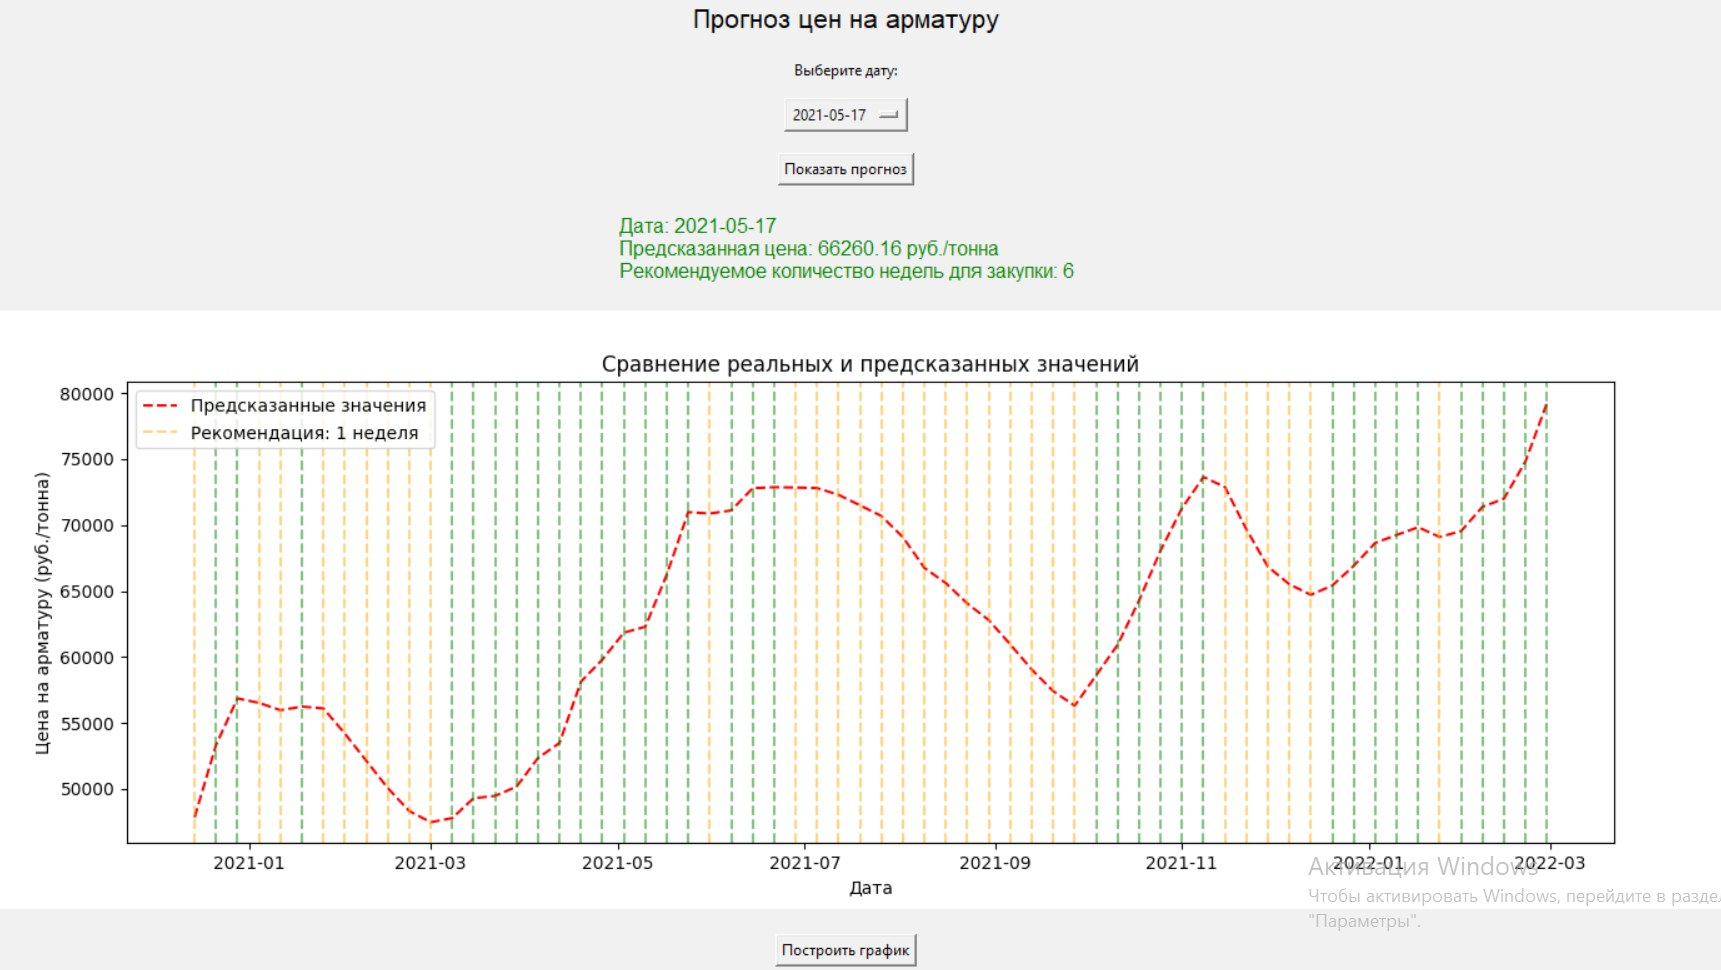

Write the Python code that produced this figure.
import tkinter as tk
from tkinter import messagebox
import pandas as pd
import numpy as np
import matplotlib.pyplot as plt
from matplotlib.backends.backend_tkagg import FigureCanvasTkAgg

# Функция для загрузки данных
def load_data():
    try:
        # Загрузка данных из CSV-файла
        data = pd.read_csv("catboost_prediction.csv")
        data['Дата'] = pd.to_datetime(data['Дата'])  # Преобразование столбца 'Дата' в формат datetime

        # Переименуем столбцы для удобства
        data.rename(columns={'Предсказанные значения': 'predicted_price'}, inplace=True)

        # Добавляем столбец "recommended_weeks"
        data["recommended_weeks"] = np.where(
            data["predicted_price"] > data["predicted_price"].shift(1),
            6,
            1
        )

        return data
    except FileNotFoundError:
        messagebox.showerror("Ошибка", "Файл 'catboost_predictions.csv' не найден.")
        return None
    except Exception as e:
        messagebox.showerror("Ошибка", f"Не удалось загрузить данные: {e}")
        return None

# Функция для отображения прогноза
def show_forecast():
    selected_date = date_var.get()
    if not selected_date:
        messagebox.showerror("Ошибка", "Выберите дату.")
        return

    try:
        # Поиск данных для выбранной даты
        selected_data = data[data['Дата'] == pd.to_datetime(selected_date)]
        if selected_data.empty:
            messagebox.showerror("Ошибка", "Данные для выбранной даты отсутствуют.")
            return

        
        predicted_value = selected_data['predicted_price'].values[0]
        recommended_weeks = selected_data['recommended_weeks'].values[0]

        result_label.config(
            text=f"Дата: {selected_date}\n"
                 
                 f"Предсказанная цена: {predicted_value:.2f} руб./тонна\n"
                 f"Рекомендуемое количество недель для закупки: {recommended_weeks}"
        )
    except Exception as e:
        messagebox.showerror("Ошибка", f"Ошибка при поиске прогноза: {e}")

# Функция для построения графика
def plot_forecast():
    global data

    if data is None:
        messagebox.showerror("Ошибка", "Данные не загружены.")
        return

    # Создание графика
    fig, ax = plt.subplots(figsize=(8, 4))
    
    ax.plot(data['Дата'], data['predicted_price'], label='Предсказанные значения', color='red', linestyle='--')

    # Выделение рекомендаций на графике
    for i, row in data.iterrows():
        if row['recommended_weeks'] == 6:
            ax.axvline(row['Дата'], color='green', linestyle='--', alpha=0.5, label='Рекомендация: 6 недель' if i == 0 else "")
        else:
            ax.axvline(row['Дата'], color='orange', linestyle='--', alpha=0.5, label='Рекомендация: 1 неделя' if i == 0 else "")

    ax.set_xlabel("Дата")
    ax.set_ylabel("Цена на арматуру (руб./тонна)")
    ax.set_title("Сравнение реальных и предсказанных значений")
    ax.legend()

    # Отображение графика в интерфейсе
    canvas = FigureCanvasTkAgg(fig, master=graph_frame)
    canvas_widget = canvas.get_tk_widget()
    canvas_widget.pack(side=tk.TOP, fill=tk.BOTH, expand=True)
    canvas.draw()

# Основная функция для создания интерфейса
def main():
    global data, date_var, result_label, graph_frame

    # Загрузка данных
    data = load_data()
    if data is None:
        return

    # Создание главного окна
    root = tk.Tk()
    root.title("Прогноз цен на арматуру")
    root.geometry("800x600")

    # Глобальные переменные
    date_var = tk.StringVar()

    # Заголовок
    title_label = tk.Label(root, text="Прогноз цен на арматуру", font=("Arial", 16))
    title_label.pack(pady=10)

    # Выбор даты
    date_label = tk.Label(root, text="Выберите дату:")
    date_label.pack(pady=5)

    # Заполнение выпадающего списка датами
    dates = data['Дата'].dt.strftime('%Y-%m-%d').tolist()
    date_dropdown = tk.OptionMenu(root, date_var, *dates)
    date_dropdown.pack(pady=5)
    if dates:
        date_var.set(dates[0])  # Устанавливаем первую дату по умолчанию

    # Кнопка для показа прогноза
    forecast_button = tk.Button(root, text="Показать прогноз", command=show_forecast)
    forecast_button.pack(pady=10)

    # Результат прогноза
    result_label = tk.Label(root, text="", font=("Arial", 12), fg="green", justify="left")
    result_label.pack(pady=10)

    # График
    graph_frame = tk.Frame(root)
    graph_frame.pack(pady=10, fill=tk.BOTH, expand=True)

    # Кнопка для построения графика
    plot_button = tk.Button(root, text="Построить график", command=plot_forecast)
    plot_button.pack(pady=10)

    # Запуск главного цикла
    root.mainloop()

# Запуск приложения
if __name__ == "__main__":
    main()
